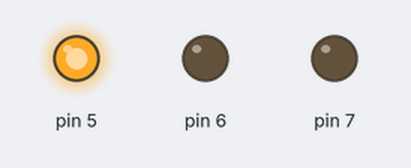
Simulated run of this sketch. Board: Arduino Uno, built with avr-gcc and run on an emulated ATmega328P. Shown: output pins drawn as LEDs (lit = HIGH).

Above: at 2.5 s.
At 6.0 s:
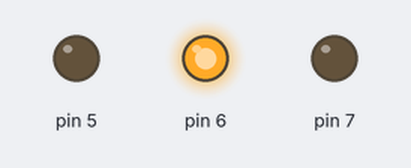
At 9.5 s:
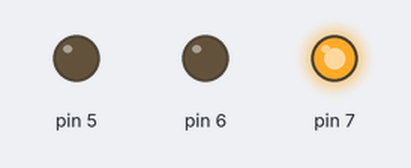
Timing chart, 0 to 15.6 s (numbered marks = the images above):
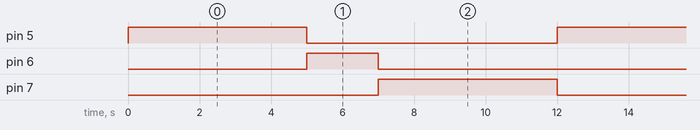

The sketch:

trafik.ino
```cpp
void setup() {
  pinMode (5, OUTPUT);
  pinMode (6, OUTPUT);
  pinMode (7, OUTPUT);

}

void loop() {
  digitalWrite(5, HIGH);
  delay(5000);
  digitalWrite(5, LOW);
  digitalWrite(6, HIGH);
  delay(2000);
  digitalWrite(6, LOW);
  digitalWrite(7, HIGH);
  delay(5000);
  digitalWrite(7,LOW);
}
```

Measured:
- by itself, pin 5, pin 7: alternates HIGH for 5.0 s and LOW for 7.0 s
- by itself, pin 6: alternates HIGH for 2.0 s and LOW for 10.0 s
- by itself, everything shown: repeats every 12.0 s, in 4 steps
